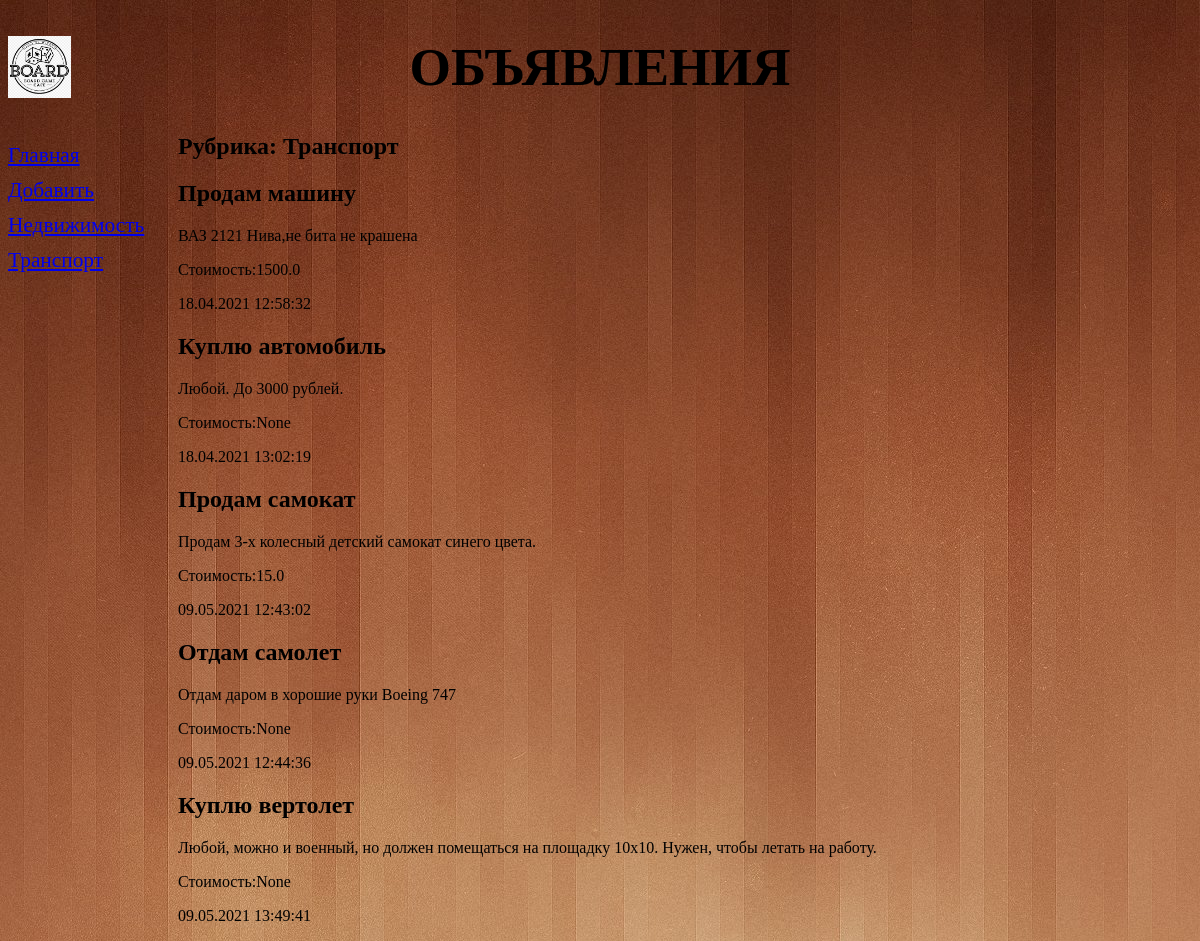
Screenshot of /bboard/2 with the database file from the repository.
### bboard/models.py (models this page shows, shortened)
class Rubric(models.Model):
    name=models.CharField(max_length=20,db_index=True,verbose_name='Название')
    class Meta:
        verbose_name_plural='Рубрики'
        verbose_name='Рубрика'
        ordering=['name']

class Bb(models.Model):
    title=models.CharField(max_length=50,verbose_name='Заголовок')
    content=models.TextField(null=True,blank=True,verbose_name='Текст объявления')
    price=models.FloatField(null=True,blank=True,verbose_name='Цена')
    published=models.DateTimeField(auto_now_add=True,db_index=True)
    rubric=models.ForeignKey('Rubric',on_delete=models.PROTECT,verbose_name='Рубрика',null=True)
    class Meta:
        verbose_name_plural='Объявления'
        verbose_name='Объявление'

### bboard/views.py (the view)
# urls.py: path('<int:rubric_id>',by_rubric, name='by_rubric'),
def by_rubric(request,rubric_id):
    bbs=Bb.objects.filter(rubric=rubric_id)
    rubrics=Rubric.objects.all()
    current_rubric=Rubric.objects.get(pk=rubric_id)
    context={'bbs':bbs,'rubrics':rubrics,'current_rubric':current_rubric}
    return render(request,'bboard/by_rubric.html',context)

### bboard/templates/bboard/by_rubric.html (shortened to what this page needs)
{% extends "bboard/basic.html" %}
{% block content %}
    <h2>Рубрика: {{ current_rubric.name }}</h2>
    {% for bb in bbs %}
    <div>
        <h2>{{ bb.title }}</h2>
        <p>{{ bb.content }}</p>
        <p>Стоимость:{{ bb.price }}</p>
        <p>{{ bb.published|date:"d.m.Y H:i:s" }}</p>
    </div>
    {% endfor %}
{% endblock %}

### bboard/templates/bboard/basic.html (shortened to what this page needs)
{% load static %}
<!DOCTYPE html>
<html lang="en">
<head>
    <link type="text/css" rel="stylesheet" href="{% static 'bboard/style.css' %}">
</head>
<body>
    <header>
        <h1>Объявления</h1>
    </header>
    <nav>
        <a href="{% url 'index' %}">Главная</a>
        <a href="{% url 'add' %}">Добавить</a>
        {% for rubric in rubrics %}
        <a href="{% url 'by_rubric' rubric.pk %}">{{ rubric.name }}</a>
        {% endfor %}
    </nav>
    <section>
        {% block content %}
        {% endblock %}
    </section>
</body>
</html>

### bboard/static/bboard/style.css (style rules this page uses)
header h1 { font-size: 40pt; text-transform: uppercase; text-align: center; background: url("logo.png") left / auto 100% no-repeat; }
nav { font-size: 16pt; max-width: 150px; float: left; }
nav a { display: block; margin: 10px 0; }
section { margin-left: 170px; }
body { background: url("bg.jpg"); }

### rows the page displays
Rubric: name "Недвижимость"
Rubric: name "Транспорт"
Bb: title "Продам машину", content "ВАЗ 2121 Нива,не бита не крашена", price "1500.0", published "18.04.2021 12:58:32"
Bb: title "Куплю автомобиль", content "Любой. До 3000 рублей.", price "None", published "18.04.2021 13:02:19"
Bb: title "Продам самокат", content "Продам 3-х колесный детский самокат синего цвета.", price "15.0", published "09.05.2021 12:43:02"
Bb: title "Отдам самолет", content "Отдам даром в хорошие руки Boeing 747", price "None", published "09.05.2021 12:44:36"
Bb: title "Куплю вертолет", content "Любой, можно и военный, но должен помещаться на площадку 10х10. Нужен, чтобы летать на работу.", price "None", published "09.05.2021 13:49:41"
